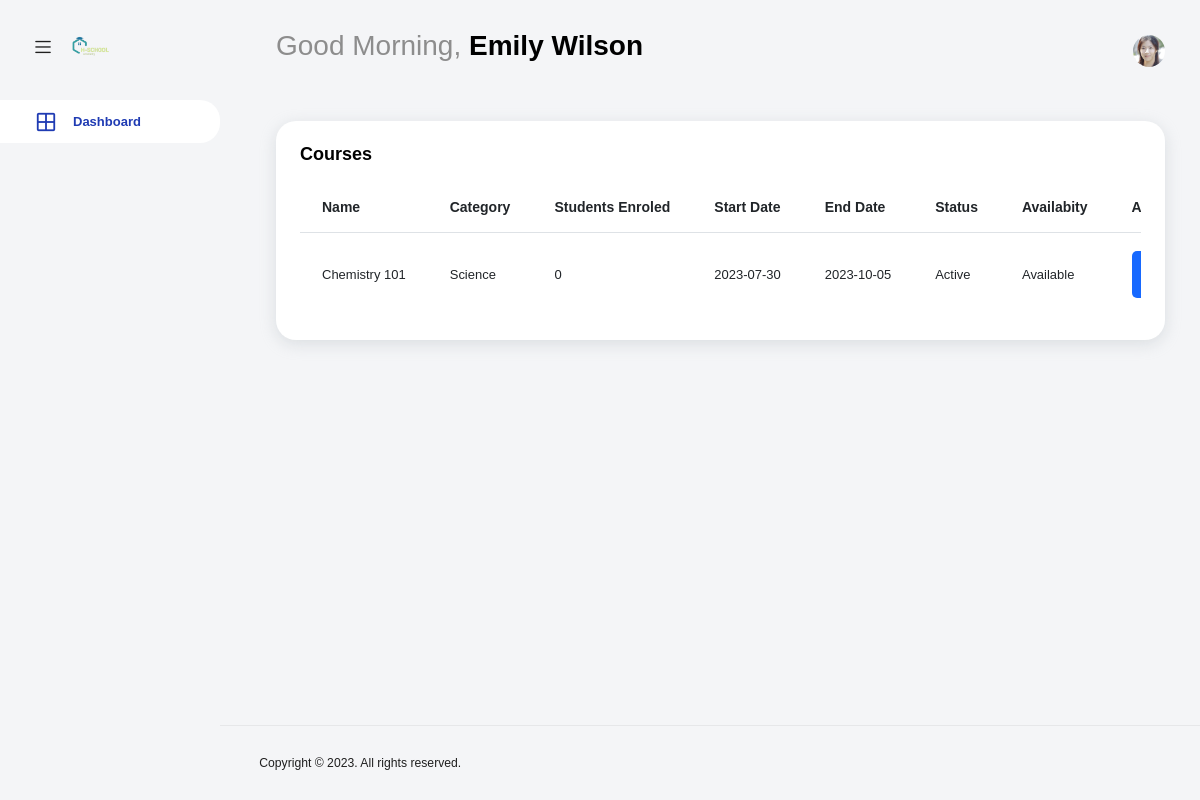
The page /instructor_dashboard/index.php (signed in) on the database its author committed.
### tables this page shows
CREATE TABLE `instructor` (
  `InstructorID` int(11) NOT NULL,
  `FirstName` varchar(255) DEFAULT NULL,
  `LastName` varchar(255) DEFAULT NULL,
  `Gender` enum('Male','Female') DEFAULT NULL,
  `Birthdate` date DEFAULT NULL,
  `Status` enum('Active','Inactive') DEFAULT NULL,
  `Email` varchar(255) DEFAULT NULL,
  `Phone` varchar(255) DEFAULT NULL,
  `Password` varchar(255) DEFAULT NULL,
  `Specialization` varchar(255) DEFAULT NULL,
  `Description` varchar(255) DEFAULT NULL
);

CREATE TABLE `course` (
  `CourseID` int(11) NOT NULL,
  `Title` varchar(255) DEFAULT NULL,
  `Category` varchar(255) DEFAULT NULL,
  `Description` varchar(255) DEFAULT NULL,
  `StartDate` date DEFAULT NULL,
  `EndDate` date DEFAULT NULL,
  `Status` enum('Active','Inactive') DEFAULT NULL
);

### dashboard.php (called while the page is built, shortened)
<?php
require('../dbm.php');
$dbconn = new DatabaseManager;
$dbconn->connect();
function getInstructor($userID)
{
    global $dbconn;
    $sql = "SELECT * FROM Instructor WHERE InstructorID = $userID";
    $result = $dbconn->query($sql);
    if ($result && $result->num_rows > 0) {
        $row = $result->fetch_assoc();
        return $row;
    } else {
        return null;
    }
}
function countStudentsInCourse($courseID)
{
    global $dbconn;
    $sql = "SELECT COUNT(*) AS studentCount FROM Student_Course WHERE CourseID = $courseID";
    $result = $dbconn->query($sql);
    $row = $result->fetch_assoc();
    $studentCount = $row['studentCount'];
    return $studentCount;
}
function getCoursesDataByInstructorID($instructorID)
{
    global $dbconn;
    $sql = "SELECT Course.*
            FROM Course
            INNER JOIN Course_Instructor ON Course.CourseID = Course_Instructor.CourseID
            WHERE Course_Instructor.InstructorID = $instructorID";
    $courses = array();
    $result = $dbconn->query($sql);
    while ($row = $result->fetch_assoc()) {
        $courses[] = $row;
    }
    return $courses;
}
function checkAvailability($courseId, $instructorId) {
    global $dbconn;
    $sql = "SELECT availability FROM Course_Instructor WHERE CourseID = $courseId AND InstructorID = $instructorId";
    $result = $dbconn->query($sql);
    if ($result && mysqli_num_rows($result) > 0) {
        $row = mysqli_fetch_assoc($result);
        $availability = $row['availability'];
        return $availability;
    } else {
        return null;
    }
}
?>

### dbm.php (called while the page is built, shortened)
<?php
if (!class_exists('DatabaseManager')) {
  class DatabaseManager
  {
    private $db_conn;
    private $database = 'h-school';
    private $host = "localhost";
    private $username = "root";
    private $password = "";
    public function connect()
    {
      $this->db_conn = new mysqli($this->host, $this->username, $this->password, $this->database);
    }
    public function query($sql)
    {
      try {
        $this->db_conn->begin_transaction();
        $result = $this->db_conn->query($sql);
        $this->db_conn->commit();
        return $result;
      } catch (PDOException $e) {
        $this->db_conn->rollback();
        die($this->db_conn->error);
      }
    }
  }
}

### instructor_dashboard/index.php (the view, shortened to what this page needs)
<!DOCTYPE html>
<html lang="en">
<?php include('head.inc.php'); ?>
<body>
  <div class="container-scroller">
    <?php include('navBar.inc.php');
    ?>
    <div class="container-fluid page-body-wrapper">
      <section class="sidebar sidebar-offcanvas" id="sideBar">
        <?php include('sidBar.inc.php');
        $instructorID = $_SESSION['user_id'];
        ?>
      </section>
      <div class="main-panel">
        <div class="content-wrapper">
          <div class="row">
            <div class="col-lg-12 grid-margin stretch-card">
              <div class="card">
                <div class="card-body">
                  <div class="row">
                    <div class="col-9">
                      <h4 class="card-title">Courses</h4>
                    </div>
                  </div>
                  <div class="table-responsive">
                    <table class="table table-hover">
                      <thead>
                        <tr>
                          <th>Name</th>
                          <th>Category</th>
                          <th>Students Enroled</th>
                          <th>Start Date</th>
                          <th>End Date</th>
                          <th>Status</th>
                          <th>Availabity</th>
                          <th>Action</th>
                        </tr>
                      </thead>
                      <tbody>
                        <?php
                        $courses = getCoursesDataByInstructorID($instructorID);
                        foreach ($courses as $course) {
                          ?>
                          <tr>
                            <?php
                            $studentCount = countStudentsInCourse($course['CourseID']);
                            echo '<td> ' . $course['Title'] . '</td>';
                            echo '<td>' . $course['Category'] . '</td>';
                            echo '<td>' . $studentCount . '</td>';
                            echo '<td>' . $course['StartDate'] . '</td>';
                            echo '<td>' . $course['EndDate'] . '</td>';
                            echo '<td>' . $course['Status'] . '</td>';
                            echo '<td>';
                            $availability = checkAvailability($course['CourseID'], $instructorID);
                            if ($availability == 'available') {
                              echo 'Available';
                            } else {
                              echo 'Not Available';
                            }
                            echo '</td>'; ?>
                            <td>
                              <div class="btn-group" role="group" aria-label="Basic example">
                                <a href="courseDisplay.php?course_id=<?php echo $course['CourseID']; ?>" type="button"
                                  class="btn btn-behance">
                                </a>
                              </div>
                            </td>
                          </tr>
                          <?php
                        }
                        ?>
                      </tbody>
                    </table>
                  </div>
                </div>
              </div>
            </div>
          </div>
        </div>
        <?php include('footer.inc.php'); ?>
      </div>
    </div>
  </div>
</body>
</html>

### instructor_dashboard/navBar.inc.php (shortened to what this page needs)
<?php
require('../dbm.php');
include('../dashboard.php');
$dbconn = new DatabaseManager;
?>
<header>
      <?php
      if (isset($_SESSION['user_id'])) {
        $user_id = $_SESSION['user_id'];
      } else {
        $user_id = 1;
        echo "<script>console.log('Course ID is not set in the session.');</script>";
      }
        $user = getInstructor($user_id);
      ?>
      <nav class="navbar default-layout col-lg-12 col-12 p-0 fixed-top d-flex align-items-top flex-row">
        <div class="text-center navbar-brand-wrapper d-flex align-items-center justify-content-start">
          <div class="me-3">
            <button class="navbar-toggler navbar-toggler align-self-center" type="button" data-bs-toggle="minimize">
              <span class="icon-menu"></span>
            </button>
          </div>
          <div class="custom-navbar">
            <a class="navbar-brand brand-logo" href="index.php">
              <img src="../assets/img/logo.png" alt="logo" />
            </a>
          </div>
        </div>
        <div class="navbar-menu-wrapper d-flex align-items-top">
          <ul class="navbar-nav">
            <li class="nav-item font-weight-semibold d-none d-lg-block ms-0">
              <?php
              echo '<h1 class=" welcome-text"> Good Morning, <span class="text-black fw-bold"> ' . $user['FirstName'] . " " . $user['LastName'] . '</span></h1>';
              ?>
            </li>
          </ul>
          <ul class="navbar-nav ms-auto">
            <li class="nav-item dropdown d-none d-lg-block user-dropdown">
              <a class="nav-link" id="UserDropdown" href="#" data-bs-toggle="dropdown" aria-expanded="false">
              <img src="../student/assets/img/students/2.jpg"  class="img-xs rounded-circle" alt="Profile image" />
            </li>
          </ul>
        </div>
      </nav>
    </header>

### rows shown on the page
instructor: FirstName "Emily", LastName "Wilson"
course: Title "Chemistry 101", Category "Science", studentCount "0", StartDate "2023-07-30", EndDate "2023-10-05", Status "Active", shows "Available"
